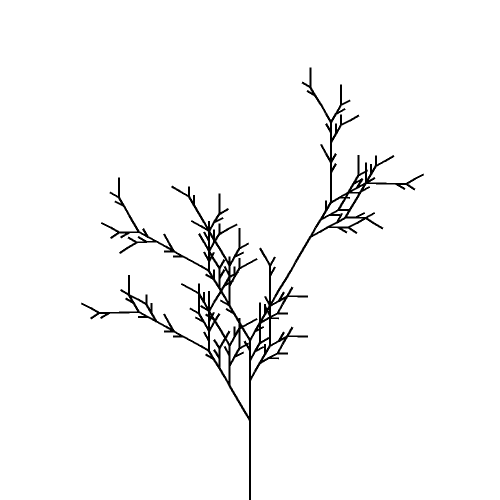
#> input picture l_system_4.png, 1000 x 1000 px (shown at 1/2 size)
$ python image.py
#> lines starting #> are read from the running program, lines starting #| are printed output that depends on the picture; after the words box and inside, x2 and y2 are one past the last pixel; in counts of white or black regions, pixels touching at a corner belong together
import PIL.Image as Image


if __name__ == "__main__":

    # improve image dpi
    image = Image.open("l_system_4.png")
#> image is the input picture: PIL image 1000x1000 RGB; 97.2% white; 1 black region, box (x1, y1, x2, y2) and area: (162, 135, 848, 1000) 28306
    # Resize for 115x185 cm at 600 dpi
    image = image.resize((6880, 11100))
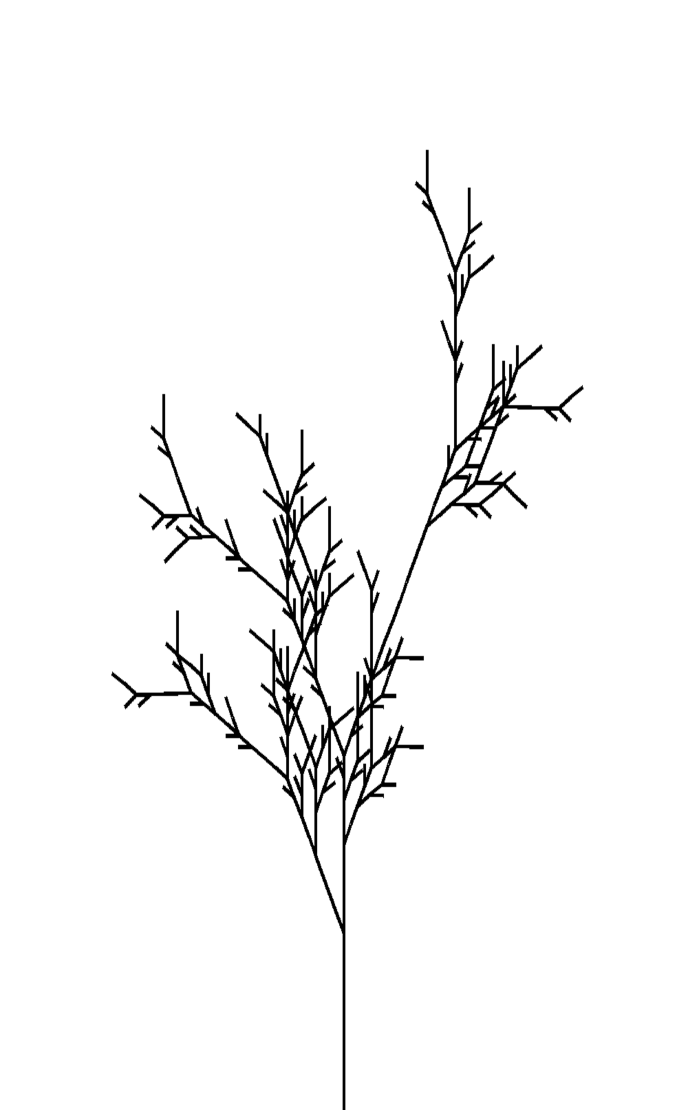
#> image: PIL image 6880x11100 RGB (shown at 1/10 size); min 0, max 255, mean 247.8
    image.save("l_system_4_hi.png", dpi = (600, 600))
